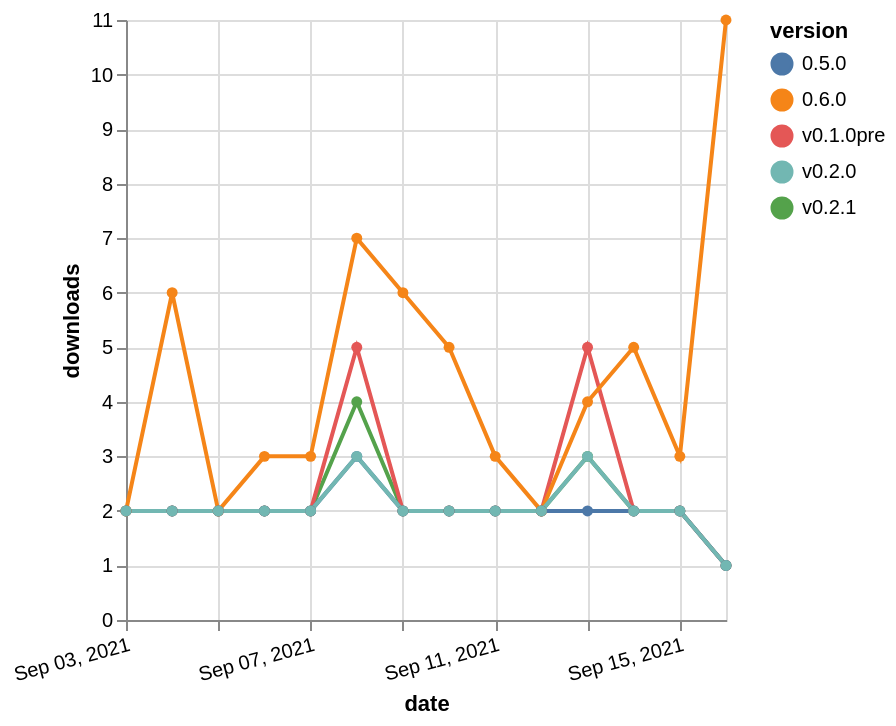

Specify this chart in Vega-Lite:
### Vega-Lite specification from a JSON file in a GitHub repository (floating-point values rounded to 4 significant figures)
{"$schema": "https://vega.github.io/schema/vega-lite/v5.json", "description": "A simple bar chart with embedded data.", "data": {"values": [{"date": "2021-09-03", "total": 7724, "delta": 2, "version": "v0.2.1"}, {"date": "2021-09-04", "total": 7726, "delta": 2, "version": "v0.2.1"}, {"date": "2021-09-05", "total": 7728, "delta": 2, "version": "v0.2.1"}, {"date": "2021-09-06", "total": 7730, "delta": 2, "version": "v0.2.1"}, {"date": "2021-09-07", "total": 7732, "delta": 2, "version": "v0.2.1"}, {"date": "2021-09-08", "total": 7736, "delta": 4, "version": "v0.2.1"}, {"date": "2021-09-09", "total": 7738, "delta": 2, "version": "v0.2.1"}, {"date": "2021-09-10", "total": 7740, "delta": 2, "version": "v0.2.1"}, {"date": "2021-09-11", "total": 7742, "delta": 2, "version": "v0.2.1"}, {"date": "2021-09-12", "total": 7744, "delta": 2, "version": "v0.2.1"}, {"date": "2021-09-13", "total": 7747, "delta": 3, "version": "v0.2.1"}, {"date": "2021-09-14", "total": 7749, "delta": 2, "version": "v0.2.1"}, {"date": "2021-09-15", "total": 7751, "delta": 2, "version": "v0.2.1"}, {"date": "2021-09-16", "total": 7752, "delta": 1, "version": "v0.2.1"}, {"date": "2021-09-03", "total": 3342, "delta": 2, "version": "v0.1.0pre"}, {"date": "2021-09-04", "total": 3344, "delta": 2, "version": "v0.1.0pre"}, {"date": "2021-09-05", "total": 3346, "delta": 2, "version": "v0.1.0pre"}, {"date": "2021-09-06", "total": 3348, "delta": 2, "version": "v0.1.0pre"}, {"date": "2021-09-07", "total": 3350, "delta": 2, "version": "v0.1.0pre"}, {"date": "2021-09-08", "total": 3355, "delta": 5, "version": "v0.1.0pre"}, {"date": "2021-09-09", "total": 3357, "delta": 2, "version": "v0.1.0pre"}, {"date": "2021-09-10", "total": 3359, "delta": 2, "version": "v0.1.0pre"}, {"date": "2021-09-11", "total": 3361, "delta": 2, "version": "v0.1.0pre"}, {"date": "2021-09-12", "total": 3363, "delta": 2, "version": "v0.1.0pre"}, {"date": "2021-09-13", "total": 3368, "delta": 5, "version": "v0.1.0pre"}, {"date": "2021-09-14", "total": 3370, "delta": 2, "version": "v0.1.0pre"}, {"date": "2021-09-15", "total": 3372, "delta": 2, "version": "v0.1.0pre"}, {"date": "2021-09-16", "total": 3373, "delta": 1, "version": "v0.1.0pre"}, {"date": "2021-09-03", "total": 4891, "delta": 2, "version": "0.6.0"}, {"date": "2021-09-04", "total": 4897, "delta": 6, "version": "0.6.0"}, {"date": "2021-09-05", "total": 4899, "delta": 2, "version": "0.6.0"}, {"date": "2021-09-06", "total": 4902, "delta": 3, "version": "0.6.0"}, {"date": "2021-09-07", "total": 4905, "delta": 3, "version": "0.6.0"}, {"date": "2021-09-08", "total": 4912, "delta": 7, "version": "0.6.0"}, {"date": "2021-09-09", "total": 4918, "delta": 6, "version": "0.6.0"}, {"date": "2021-09-10", "total": 4923, "delta": 5, "version": "0.6.0"}, {"date": "2021-09-11", "total": 4926, "delta": 3, "version": "0.6.0"}, {"date": "2021-09-12", "total": 4928, "delta": 2, "version": "0.6.0"}, {"date": "2021-09-13", "total": 4932, "delta": 4, "version": "0.6.0"}, {"date": "2021-09-14", "total": 4937, "delta": 5, "version": "0.6.0"}, {"date": "2021-09-15", "total": 4940, "delta": 3, "version": "0.6.0"}, {"date": "2021-09-16", "total": 4951, "delta": 11, "version": "0.6.0"}, {"date": "2021-09-03", "total": 2624, "delta": 2, "version": "0.5.0"}, {"date": "2021-09-04", "total": 2626, "delta": 2, "version": "0.5.0"}, {"date": "2021-09-05", "total": 2628, "delta": 2, "version": "0.5.0"}, {"date": "2021-09-06", "total": 2630, "delta": 2, "version": "0.5.0"}, {"date": "2021-09-07", "total": 2632, "delta": 2, "version": "0.5.0"}, {"date": "2021-09-08", "total": 2635, "delta": 3, "version": "0.5.0"}, {"date": "2021-09-09", "total": 2637, "delta": 2, "version": "0.5.0"}, {"date": "2021-09-10", "total": 2639, "delta": 2, "version": "0.5.0"}, {"date": "2021-09-11", "total": 2641, "delta": 2, "version": "0.5.0"}, {"date": "2021-09-12", "total": 2643, "delta": 2, "version": "0.5.0"}, {"date": "2021-09-13", "total": 2645, "delta": 2, "version": "0.5.0"}, {"date": "2021-09-14", "total": 2647, "delta": 2, "version": "0.5.0"}, {"date": "2021-09-15", "total": 2649, "delta": 2, "version": "0.5.0"}, {"date": "2021-09-16", "total": 2650, "delta": 1, "version": "0.5.0"}, {"date": "2021-09-03", "total": 2721, "delta": 2, "version": "v0.2.0"}, {"date": "2021-09-04", "total": 2723, "delta": 2, "version": "v0.2.0"}, {"date": "2021-09-05", "total": 2725, "delta": 2, "version": "v0.2.0"}, {"date": "2021-09-06", "total": 2727, "delta": 2, "version": "v0.2.0"}, {"date": "2021-09-07", "total": 2729, "delta": 2, "version": "v0.2.0"}, {"date": "2021-09-08", "total": 2732, "delta": 3, "version": "v0.2.0"}, {"date": "2021-09-09", "total": 2734, "delta": 2, "version": "v0.2.0"}, {"date": "2021-09-10", "total": 2736, "delta": 2, "version": "v0.2.0"}, {"date": "2021-09-11", "total": 2738, "delta": 2, "version": "v0.2.0"}, {"date": "2021-09-12", "total": 2740, "delta": 2, "version": "v0.2.0"}, {"date": "2021-09-13", "total": 2743, "delta": 3, "version": "v0.2.0"}, {"date": "2021-09-14", "total": 2745, "delta": 2, "version": "v0.2.0"}, {"date": "2021-09-15", "total": 2747, "delta": 2, "version": "v0.2.0"}, {"date": "2021-09-16", "total": 2748, "delta": 1, "version": "v0.2.0"}]}, "width": "container", "mark": {"type": "line", "point": {"filled": true}}, "encoding": {"x": {"field": "date", "type": "temporal", "timeUnit": "yearmonthdate", "title": "date", "axis": {"labelAngle": -15}}, "y": {"field": "delta", "type": "quantitative", "title": "downloads"}, "color": {"field": "version", "type": "nominal"}, "tooltip": {"field": "delta"}}}
